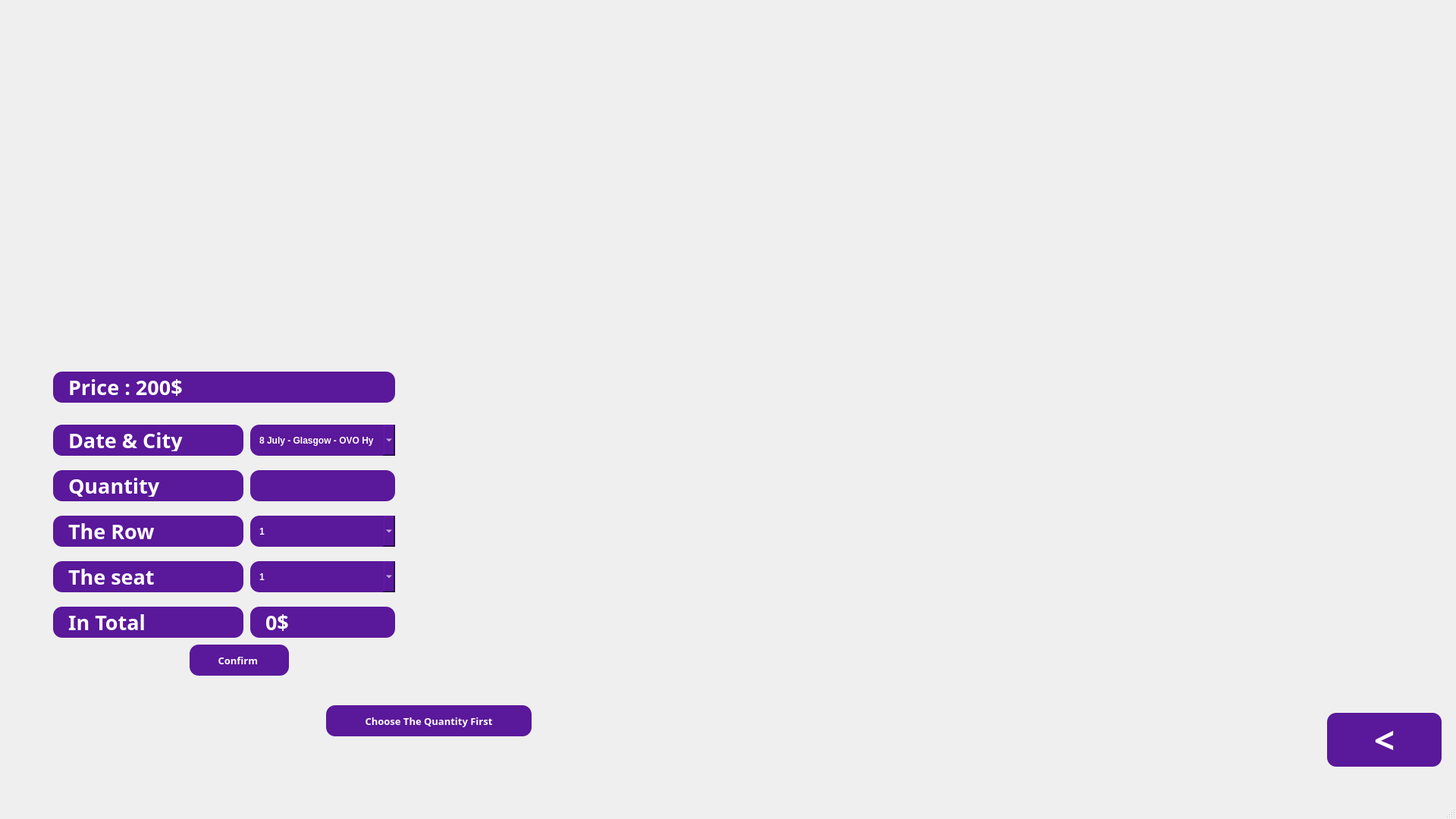
<?xml version="1.0" encoding="UTF-8"?>
<ui version="4.0">
 <class>BilleiPage</class>
 <widget class="QMainWindow" name="BilleiPage">
  <property name="geometry">
   <rect>
    <x>0</x>
    <y>0</y>
    <width>1920</width>
    <height>1080</height>
   </rect>
  </property>
  <property name="minimumSize">
   <size>
    <width>1920</width>
    <height>1080</height>
   </size>
  </property>
  <property name="maximumSize">
   <size>
    <width>1920</width>
    <height>1080</height>
   </size>
  </property>
  <property name="windowTitle">
   <string>MainWindow</string>
  </property>
  <widget class="QWidget" name="centralwidget">
   <widget class="QLabel" name="label">
    <property name="geometry">
     <rect>
      <x>10</x>
      <y>-50</y>
      <width>1920</width>
      <height>1080</height>
     </rect>
    </property>
    <property name="sizePolicy">
     <sizepolicy hsizetype="Preferred" vsizetype="Preferred">
      <horstretch>0</horstretch>
      <verstretch>0</verstretch>
     </sizepolicy>
    </property>
    <property name="minimumSize">
     <size>
      <width>1920</width>
      <height>1080</height>
     </size>
    </property>
    <property name="maximumSize">
     <size>
      <width>1920</width>
      <height>1080</height>
     </size>
    </property>
    <property name="text">
     <string/>
    </property>
    <property name="pixmap">
     <pixmap>BilliePage.png</pixmap>
    </property>
   </widget>
   <widget class="QPushButton" name="BillieBackBtn">
    <property name="geometry">
     <rect>
      <x>1750</x>
      <y>940</y>
      <width>151</width>
      <height>71</height>
     </rect>
    </property>
    <property name="font">
     <font>
      <family>Rockwell</family>
      <pointsize>36</pointsize>
      <weight>75</weight>
      <bold>true</bold>
     </font>
    </property>
    <property name="styleSheet">
     <string notr="true">
    background-color: #5A189A;
    color: white;
    border-radius: 12px;
    padding: 6px 12px;
    font-weight: bold;

</string>
    </property>
    <property name="text">
     <string>&lt;</string>
    </property>
   </widget>
   <widget class="QComboBox" name="DateBillieComboBox">
    <property name="geometry">
     <rect>
      <x>330</x>
      <y>560</y>
      <width>191</width>
      <height>41</height>
     </rect>
    </property>
    <property name="styleSheet">
     <string notr="true">
    background-color: #5A189A;
    color: white;
    border-radius: 12px;
    padding: 6px 12px;
    font-weight: bold;

</string>
    </property>
    <item>
     <property name="text">
      <string>8 July - Glasgow - OVO Hydro</string>
     </property>
    </item>
    <item>
     <property name="text">
      <string>10 July - London -The O2 Arena</string>
     </property>
    </item>
    <item>
     <property name="text">
      <string>11 July - London -The O2 Arena</string>
     </property>
    </item>
    <item>
     <property name="text">
      <string>13 July - London -The O2 Arena</string>
     </property>
    </item>
    <item>
     <property name="text">
      <string>14 July - London -The O2 Arena</string>
     </property>
    </item>
    <item>
     <property name="text">
      <string>16 July - London -The O2 Arena</string>
     </property>
    </item>
    <item>
     <property name="text">
      <string>17 July - London -The O2 Arena</string>
     </property>
    </item>
    <item>
     <property name="text">
      <string>19 July - Manchester - Co-op Live</string>
     </property>
    </item>
    <item>
     <property name="text">
      <string>20 July - Manchester - Co-op Live</string>
     </property>
    </item>
    <item>
     <property name="text">
      <string>22 July - Manchester - Co-op Live</string>
     </property>
    </item>
    <item>
     <property name="text">
      <string>23 July - Manchester - Co-op Live</string>
     </property>
    </item>
    <item>
     <property name="text">
      <string>26 July - Dublin - 3Arena</string>
     </property>
    </item>
    <item>
     <property name="text">
      <string>27 July - Dublin - 3Arena</string>
     </property>
    </item>
    <item>
     <property name="text">
      <string>16 August -Saitma(Tokyo) -  Saitama Super Arena</string>
     </property>
    </item>
    <item>
     <property name="text">
      <string>17 August -Saitma(Tokyo) -  Saitama Super Arena</string>
     </property>
    </item>
    <item>
     <property name="text">
      <string>9 Octomber - Miami - Kaseya Center</string>
     </property>
    </item>
    <item>
     <property name="text">
      <string>11 Octomber - Miami - Kaseya Center</string>
     </property>
    </item>
    <item>
     <property name="text">
      <string>12 Octomber - Miami - Kaseya Center</string>
     </property>
    </item>
    <item>
     <property name="text">
      <string>14 Octomber - Orlando - Kia Center</string>
     </property>
    </item>
    <item>
     <property name="text">
      <string>16 Octomber - Raleigh - Lenovo Center</string>
     </property>
    </item>
    <item>
     <property name="text">
      <string>17 Octomber - Raleigh - Lenovo Center</string>
     </property>
    </item>
    <item>
     <property name="text">
      <string>19 Octomber - Charlotte -Spectrum Center</string>
     </property>
    </item>
    <item>
     <property name="text">
      <string>20 Octomber - Charlotte -Spectrum Center</string>
     </property>
    </item>
    <item>
     <property name="text">
      <string>23 Octomber - Philadelphia - Wells Frago Center</string>
     </property>
    </item>
    <item>
     <property name="text">
      <string>25 Octomber - Elmont -UBS arena</string>
     </property>
    </item>
    <item>
     <property name="text">
      <string>26 Octomber - Elmont -UBS arena</string>
     </property>
    </item>
    <item>
     <property name="text">
      <string>7 November  - New Orleans - Smothie Kind Center</string>
     </property>
    </item>
    <item>
     <property name="text">
      <string>8 November  - New Orleans - Smothie Kind Center</string>
     </property>
    </item>
    <item>
     <property name="text">
      <string>10 November - Tulsa - BOK Center</string>
     </property>
    </item>
    <item>
     <property name="text">
      <string>11 November - Tulsa - BOK Center</string>
     </property>
    </item>
    <item>
     <property name="text">
      <string>13 November - Austin - Moddy Center ATX</string>
     </property>
    </item>
    <item>
     <property name="text">
      <string>14 November - Austin - Moddy Center ATX</string>
     </property>
    </item>
    <item>
     <property name="text">
      <string>18 November - Phoenix -PHX Arena</string>
     </property>
    </item>
    <item>
     <property name="text">
      <string>19 November - Phoenix -PHX Arena</string>
     </property>
    </item>
    <item>
     <property name="text">
      <string>22 November -San Francisco - Chase Center</string>
     </property>
    </item>
    <item>
     <property name="text">
      <string>23 November -San Francisco - Chase Center</string>
     </property>
    </item>
   </widget>
   <widget class="QLabel" name="BilliePriceLabel">
    <property name="geometry">
     <rect>
      <x>70</x>
      <y>490</y>
      <width>451</width>
      <height>41</height>
     </rect>
    </property>
    <property name="font">
     <font>
      <family>Rockwell</family>
      <pointsize>20</pointsize>
      <weight>75</weight>
      <bold>true</bold>
     </font>
    </property>
    <property name="styleSheet">
     <string notr="true">QLabel {
    background-color: #5A189A;
    color: white;
    border-radius: 12px;
    padding: 6px 12px;
    font-weight: bold;
}
</string>
    </property>
    <property name="text">
     <string>Price : 200$</string>
    </property>
   </widget>
   <widget class="QLabel" name="DateBillieLabel">
    <property name="geometry">
     <rect>
      <x>70</x>
      <y>560</y>
      <width>251</width>
      <height>41</height>
     </rect>
    </property>
    <property name="font">
     <font>
      <family>Rockwell</family>
      <pointsize>20</pointsize>
      <weight>75</weight>
      <bold>true</bold>
     </font>
    </property>
    <property name="styleSheet">
     <string notr="true">QLabel {
    background-color: #5A189A;
    color: white;
    border-radius: 12px;
    padding: 6px 12px;
    font-weight: bold;
}
</string>
    </property>
    <property name="text">
     <string>Date &amp; City</string>
    </property>
   </widget>
   <widget class="QLabel" name="QuantityBillieLabel">
    <property name="geometry">
     <rect>
      <x>70</x>
      <y>620</y>
      <width>251</width>
      <height>41</height>
     </rect>
    </property>
    <property name="font">
     <font>
      <family>Rockwell</family>
      <pointsize>20</pointsize>
      <weight>75</weight>
      <bold>true</bold>
     </font>
    </property>
    <property name="styleSheet">
     <string notr="true">QLabel {
    background-color: #5A189A;
    color: white;
    border-radius: 12px;
    padding: 6px 12px;
    font-weight: bold;
}
</string>
    </property>
    <property name="text">
     <string>Quantity</string>
    </property>
   </widget>
   <widget class="QPushButton" name="ConfirmBillieBtn">
    <property name="geometry">
     <rect>
      <x>250</x>
      <y>850</y>
      <width>131</width>
      <height>41</height>
     </rect>
    </property>
    <property name="font">
     <font>
      <family>Rockwell</family>
      <pointsize>10</pointsize>
      <weight>75</weight>
      <bold>true</bold>
     </font>
    </property>
    <property name="styleSheet">
     <string notr="true">
    background-color: #5A189A;
    color: white;
    border-radius: 12px;
    padding: 6px 12px;
    font-weight: bold;

</string>
    </property>
    <property name="text">
     <string>Confirm </string>
    </property>
   </widget>
   <widget class="QLabel" name="RowBillieLabel">
    <property name="geometry">
     <rect>
      <x>70</x>
      <y>680</y>
      <width>251</width>
      <height>41</height>
     </rect>
    </property>
    <property name="font">
     <font>
      <family>Rockwell</family>
      <pointsize>20</pointsize>
      <weight>75</weight>
      <bold>true</bold>
     </font>
    </property>
    <property name="styleSheet">
     <string notr="true">QLabel {
    background-color: #5A189A;
    color: white;
    border-radius: 12px;
    padding: 6px 12px;
    font-weight: bold;
}
</string>
    </property>
    <property name="text">
     <string>The Row</string>
    </property>
   </widget>
   <widget class="QLabel" name="SeatBilieLabel">
    <property name="geometry">
     <rect>
      <x>70</x>
      <y>740</y>
      <width>251</width>
      <height>41</height>
     </rect>
    </property>
    <property name="font">
     <font>
      <family>Rockwell</family>
      <pointsize>20</pointsize>
      <weight>75</weight>
      <bold>true</bold>
     </font>
    </property>
    <property name="styleSheet">
     <string notr="true">QLabel {
    background-color: #5A189A;
    color: white;
    border-radius: 12px;
    padding: 6px 12px;
    font-weight: bold;
}
</string>
    </property>
    <property name="text">
     <string>The seat</string>
    </property>
   </widget>
   <widget class="QComboBox" name="RowBillieComboBox">
    <property name="geometry">
     <rect>
      <x>330</x>
      <y>680</y>
      <width>191</width>
      <height>41</height>
     </rect>
    </property>
    <property name="styleSheet">
     <string notr="true">
    background-color: #5A189A;
    color: white;
    border-radius: 12px;
    padding: 6px 12px;
    font-weight: bold;

</string>
    </property>
    <item>
     <property name="text">
      <string>1</string>
     </property>
    </item>
    <item>
     <property name="text">
      <string>2</string>
     </property>
    </item>
    <item>
     <property name="text">
      <string>3</string>
     </property>
    </item>
    <item>
     <property name="text">
      <string>4</string>
     </property>
    </item>
    <item>
     <property name="text">
      <string>5</string>
     </property>
    </item>
    <item>
     <property name="text">
      <string>6</string>
     </property>
    </item>
    <item>
     <property name="text">
      <string>7</string>
     </property>
    </item>
    <item>
     <property name="text">
      <string>8</string>
     </property>
    </item>
    <item>
     <property name="text">
      <string>9</string>
     </property>
    </item>
    <item>
     <property name="text">
      <string>10</string>
     </property>
    </item>
    <item>
     <property name="text">
      <string>11</string>
     </property>
    </item>
    <item>
     <property name="text">
      <string>12</string>
     </property>
    </item>
    <item>
     <property name="text">
      <string>13</string>
     </property>
    </item>
    <item>
     <property name="text">
      <string>14</string>
     </property>
    </item>
    <item>
     <property name="text">
      <string>15</string>
     </property>
    </item>
    <item>
     <property name="text">
      <string>16</string>
     </property>
    </item>
    <item>
     <property name="text">
      <string>17</string>
     </property>
    </item>
    <item>
     <property name="text">
      <string>18</string>
     </property>
    </item>
    <item>
     <property name="text">
      <string>19</string>
     </property>
    </item>
    <item>
     <property name="text">
      <string>20</string>
     </property>
    </item>
    <item>
     <property name="text">
      <string>21</string>
     </property>
    </item>
    <item>
     <property name="text">
      <string>22</string>
     </property>
    </item>
    <item>
     <property name="text">
      <string>23</string>
     </property>
    </item>
    <item>
     <property name="text">
      <string>24</string>
     </property>
    </item>
    <item>
     <property name="text">
      <string>25</string>
     </property>
    </item>
    <item>
     <property name="text">
      <string>26</string>
     </property>
    </item>
    <item>
     <property name="text">
      <string>27</string>
     </property>
    </item>
    <item>
     <property name="text">
      <string>28</string>
     </property>
    </item>
    <item>
     <property name="text">
      <string>29</string>
     </property>
    </item>
    <item>
     <property name="text">
      <string>30</string>
     </property>
    </item>
   </widget>
   <widget class="QComboBox" name="SeatBillieComboBox">
    <property name="geometry">
     <rect>
      <x>330</x>
      <y>740</y>
      <width>191</width>
      <height>41</height>
     </rect>
    </property>
    <property name="styleSheet">
     <string notr="true">
    background-color: #5A189A;
    color: white;
    border-radius: 12px;
    padding: 6px 12px;
    font-weight: bold;

</string>
    </property>
    <item>
     <property name="text">
      <string>1</string>
     </property>
    </item>
    <item>
     <property name="text">
      <string>2</string>
     </property>
    </item>
    <item>
     <property name="text">
      <string>3</string>
     </property>
    </item>
    <item>
     <property name="text">
      <string>4</string>
     </property>
    </item>
    <item>
     <property name="text">
      <string>5</string>
     </property>
    </item>
    <item>
     <property name="text">
      <string>6</string>
     </property>
    </item>
    <item>
     <property name="text">
      <string>7</string>
     </property>
    </item>
    <item>
     <property name="text">
      <string>8</string>
     </property>
    </item>
    <item>
     <property name="text">
      <string>9</string>
     </property>
    </item>
    <item>
     <property name="text">
      <string>10</string>
     </property>
    </item>
    <item>
     <property name="text">
      <string>11</string>
     </property>
    </item>
    <item>
     <property name="text">
      <string>12</string>
     </property>
    </item>
    <item>
     <property name="text">
      <string>13</string>
     </property>
    </item>
    <item>
     <property name="text">
      <string>14</string>
     </property>
    </item>
    <item>
     <property name="text">
      <string>15</string>
     </property>
    </item>
    <item>
     <property name="text">
      <string>16</string>
     </property>
    </item>
    <item>
     <property name="text">
      <string>17</string>
     </property>
    </item>
    <item>
     <property name="text">
      <string>18</string>
     </property>
    </item>
    <item>
     <property name="text">
      <string>19</string>
     </property>
    </item>
    <item>
     <property name="text">
      <string>20</string>
     </property>
    </item>
    <item>
     <property name="text">
      <string>21</string>
     </property>
    </item>
    <item>
     <property name="text">
      <string>22</string>
     </property>
    </item>
    <item>
     <property name="text">
      <string>23</string>
     </property>
    </item>
    <item>
     <property name="text">
      <string>24</string>
     </property>
    </item>
    <item>
     <property name="text">
      <string>25</string>
     </property>
    </item>
    <item>
     <property name="text">
      <string>26</string>
     </property>
    </item>
    <item>
     <property name="text">
      <string>27</string>
     </property>
    </item>
    <item>
     <property name="text">
      <string>28</string>
     </property>
    </item>
    <item>
     <property name="text">
      <string>29</string>
     </property>
    </item>
    <item>
     <property name="text">
      <string>30</string>
     </property>
    </item>
   </widget>
   <widget class="QLabel" name="TotalBillieLabel">
    <property name="geometry">
     <rect>
      <x>70</x>
      <y>800</y>
      <width>251</width>
      <height>41</height>
     </rect>
    </property>
    <property name="font">
     <font>
      <family>Rockwell</family>
      <pointsize>20</pointsize>
      <weight>75</weight>
      <bold>true</bold>
     </font>
    </property>
    <property name="styleSheet">
     <string notr="true">QLabel {
    background-color: #5A189A;
    color: white;
    border-radius: 12px;
    padding: 6px 12px;
    font-weight: bold;
}
</string>
    </property>
    <property name="text">
     <string>In Total</string>
    </property>
   </widget>
   <widget class="QLabel" name="TotalBillieLabelValue">
    <property name="geometry">
     <rect>
      <x>330</x>
      <y>800</y>
      <width>191</width>
      <height>41</height>
     </rect>
    </property>
    <property name="font">
     <font>
      <family>Rockwell</family>
      <pointsize>20</pointsize>
      <weight>75</weight>
      <bold>true</bold>
     </font>
    </property>
    <property name="styleSheet">
     <string notr="true">QLabel {
    background-color: #5A189A;
    color: white;
    border-radius: 12px;
    padding: 6px 12px;
    font-weight: bold;
}
</string>
    </property>
    <property name="text">
     <string>0$</string>
    </property>
   </widget>
   <widget class="QPushButton" name="PayBillieBtn">
    <property name="enabled">
     <bool>false</bool>
    </property>
    <property name="geometry">
     <rect>
      <x>430</x>
      <y>930</y>
      <width>271</width>
      <height>41</height>
     </rect>
    </property>
    <property name="font">
     <font>
      <family>Rockwell</family>
      <pointsize>10</pointsize>
      <weight>75</weight>
      <bold>true</bold>
     </font>
    </property>
    <property name="styleSheet">
     <string notr="true">
    background-color: #5A189A;
    color: white;
    border-radius: 12px;
    padding: 6px 12px;
    font-weight: bold;

</string>
    </property>
    <property name="text">
     <string>Choose The Quantity First</string>
    </property>
   </widget>
   <widget class="QLineEdit" name="lineEdit">
    <property name="geometry">
     <rect>
      <x>330</x>
      <y>620</y>
      <width>191</width>
      <height>41</height>
     </rect>
    </property>
    <property name="styleSheet">
     <string notr="true">
    background-color: #5A189A;
    color: white;
    border-radius: 12px;
    padding: 6px 12px;
    font-weight: bold;
</string>
    </property>
   </widget>
  </widget>
  <widget class="QMenuBar" name="menubar">
   <property name="geometry">
    <rect>
     <x>0</x>
     <y>0</y>
     <width>1920</width>
     <height>26</height>
    </rect>
   </property>
  </widget>
  <widget class="QStatusBar" name="statusbar"/>
 </widget>
 <resources/>
 <connections/>
</ui>
